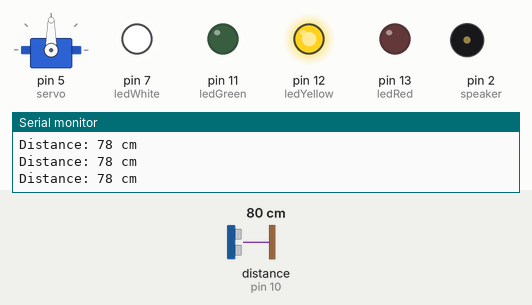
Recording of a sketch running on a simulated Arduino Uno, built with avr-gcc and run on an emulated ATmega328P. Shown: servo, output pins drawn as LEDs (lit = HIGH), buzzer (waves = sounding), the last lines printed to the serial monitor. Wiring (inferred from the names in the program): ultrasonic range finder: trigger pin 9; echo pin 10. Dashed ring = blinking. Inputs (shaded band) come from the test bench; at power-on: distance to the obstacle (sensor on pin 10) 80 cm. The echo pulse lasts 58.3 µs per cm; pins used as bus, display or sensor lines are not drawn.

Above: at 1.2 s.
1.3 s: distance to the obstacle (sensor on pin 10) set to 103 cm
At 1.5 s:
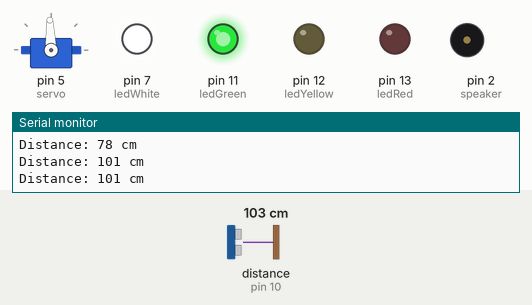
At 4.17 s:
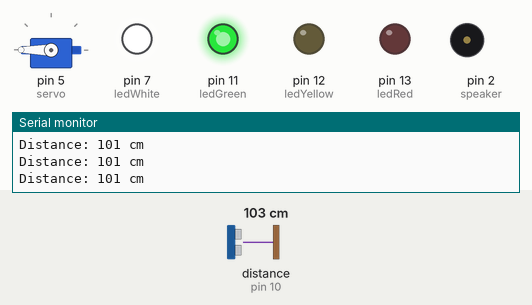
4.3 s: distance to the obstacle (sensor on pin 10) set to 99 cm
At 4.9 s:
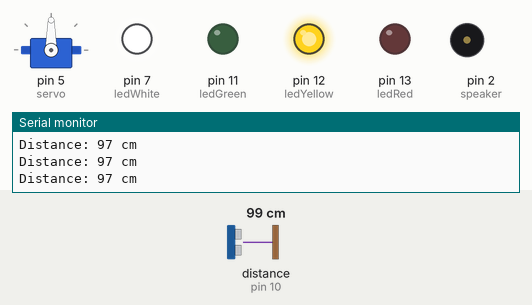
5.8 s: distance to the obstacle (sensor on pin 10) set to 24 cm
7.3 s: distance to the obstacle (sensor on pin 10) set to 19 cm
At 7.47 s:
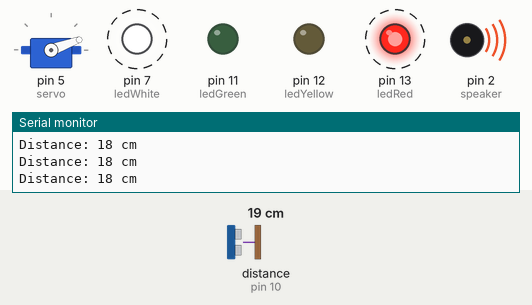
10.3 s: distance to the obstacle (sensor on pin 10) set to 2 cm
13.3 s: distance to the obstacle (sensor on pin 10) set to 9 cm
Timing chart, 0 to 17.3 s (numbered marks = the images above; inputs shaded):
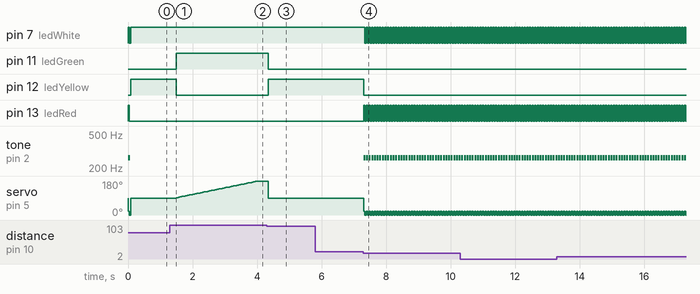

Measured:
- the behaviour switches between 103 and 102 cm on distance to the obstacle (sensor on pin 10) (found by bisection; images 2 and 3)
- the behaviour switches between 22 and 21 cm on distance to the obstacle (sensor on pin 10) (found by bisection; images 3 and 4)
- after the input at 1.3 s, pin 11 (ledGreen): LOW → HIGH after 0.20 s; pin 12 (ledYellow): HIGH → LOW after 0.20 s; servo on pin 5 (servo): moves from 90° to 180° over 2.5 s, starting after 0.20 s
- after the input at 4.3 s, pin 11 (ledGreen): HIGH → LOW at once; pin 12 (ledYellow): LOW → HIGH at once; servo on pin 5 (servo): 180° → 90° at once
- after the input at 7.3 s, pin 7 (ledWhite): alternates HIGH for 0.04 s and LOW for 0.04 s, starting after 0.05 s; pin 12 (ledYellow): HIGH → LOW at once

The sketch:

PROJECT_1.ino
```cpp
/*
Main code of the interactive object.
*/

#include <Servo.h>
Servo myservo;

int echoPin = 10;
int trigPin = 9;
int ledRed = 13;
int ledYellow = 12;
int ledGreen = 11;
int ledWhite = 7;
int speaker = 2;
int servo = 5;

long duration;
int distance;
int distprev;

void setup() {
  myservo.attach(servo);
  pinMode(trigPin, OUTPUT);
  pinMode(echoPin, INPUT);
  pinMode(ledRed, OUTPUT);
  pinMode(ledYellow, OUTPUT);
  pinMode(ledGreen, OUTPUT);
  pinMode(ledWhite, OUTPUT);
  Serial.begin(9600);
}

void loop() {
  digitalWrite(trigPin, LOW);
  delayMicroseconds(2);

  digitalWrite(trigPin, HIGH);
  delayMicroseconds(10);
  digitalWrite(trigPin, LOW);

  duration = pulseIn(echoPin, HIGH);
  distance = duration * 0.034 / 2;

  Serial.print("Distance: "); // displays distance
  Serial.print(distance);
  Serial.println(" cm");

  digitalWrite(ledWhite, HIGH);

  if (distance <= 20 || distprev <= 20) {
    // lights
    digitalWrite(ledYellow, LOW);
    digitalWrite(ledGreen, LOW);

    // sound
    tone(speaker, 262, 1000 / 16);

    // motion
    myservo.write(20);
    digitalWrite(ledRed, HIGH);
    digitalWrite(ledWhite, HIGH);
    delay(40);
    myservo.write(0);
    digitalWrite(ledRed, LOW);
    digitalWrite(ledWhite, LOW);
    delay(40);


  } else if (distance <= 100 || distprev <= 100) {
    // lights
    digitalWrite(ledRed, LOW);
    digitalWrite(ledYellow, HIGH);
    digitalWrite(ledGreen, LOW);

    // motion
    myservo.write(90);
    delay(170);

  } else {
    // lights
    digitalWrite(ledRed, LOW);
    digitalWrite(ledYellow, LOW);
    digitalWrite(ledGreen, HIGH);

    // motion
    if (myservo.read() < 180) {
      myservo.write(myservo.read() + 2);
    } else {
      myservo.write(180);
    }
    delay(50);
  }
  distprev = distance; // threashold, account for wrong readings sometimes
}
```
